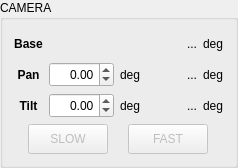
       <widget class="QGroupBox" name="gb_camera">
        <property name="font">
         <font>
          <bold>false</bold>
         </font>
        </property>
        <property name="title">
         <string>CAMERA</string>
        </property>
        <layout class="QVBoxLayout" name="verticalLayout_7">
         <item>
          <layout class="QGridLayout" name="gl_camera_input">
           <item row="2" column="2">
            <widget class="QLabel" name="static_l_camera_tilt_u">
             <property name="sizePolicy">
              <sizepolicy hsizetype="Minimum" vsizetype="Minimum">
               <horstretch>0</horstretch>
               <verstretch>0</verstretch>
              </sizepolicy>
             </property>
             <property name="text">
              <string>deg</string>
             </property>
            </widget>
           </item>
           <item row="1" column="4">
            <widget class="QLabel" name="static_l_actual_camera_pan_u">
             <property name="sizePolicy">
              <sizepolicy hsizetype="Minimum" vsizetype="Minimum">
               <horstretch>0</horstretch>
               <verstretch>0</verstretch>
              </sizepolicy>
             </property>
             <property name="text">
              <string>deg</string>
             </property>
            </widget>
           </item>
           <item row="2" column="0">
            <widget class="QLabel" name="static_l_camera_tilt">
             <property name="font">
              <font>
               <bold>true</bold>
              </font>
             </property>
             <property name="text">
              <string>Tilt</string>
             </property>
             <property name="alignment">
              <set>Qt::AlignmentFlag::AlignCenter</set>
             </property>
            </widget>
           </item>
           <item row="0" column="3">
            <widget class="QLabel" name="l_actual_camera_base">
             <property name="sizePolicy">
              <sizepolicy hsizetype="Fixed" vsizetype="Fixed">
               <horstretch>0</horstretch>
               <verstretch>0</verstretch>
              </sizepolicy>
             </property>
             <property name="minimumSize">
              <size>
               <width>50</width>
               <height>25</height>
              </size>
             </property>
             <property name="maximumSize">
              <size>
               <width>50</width>
               <height>25</height>
              </size>
             </property>
             <property name="text">
              <string>...</string>
             </property>
             <property name="alignment">
              <set>Qt::AlignmentFlag::AlignRight|Qt::AlignmentFlag::AlignTrailing|Qt::AlignmentFlag::AlignVCenter</set>
             </property>
            </widget>
           </item>
           <item row="0" column="4">
            <widget class="QLabel" name="static_l_actual_camera_base_u">
             <property name="sizePolicy">
              <sizepolicy hsizetype="Minimum" vsizetype="Minimum">
               <horstretch>0</horstretch>
               <verstretch>0</verstretch>
              </sizepolicy>
             </property>
             <property name="text">
              <string>deg</string>
             </property>
            </widget>
           </item>
           <item row="2" column="3">
            <widget class="QLabel" name="l_actual_camera_tilt">
             <property name="sizePolicy">
              <sizepolicy hsizetype="Fixed" vsizetype="Fixed">
               <horstretch>0</horstretch>
               <verstretch>0</verstretch>
              </sizepolicy>
             </property>
             <property name="minimumSize">
              <size>
               <width>50</width>
               <height>25</height>
              </size>
             </property>
             <property name="maximumSize">
              <size>
               <width>50</width>
               <height>25</height>
              </size>
             </property>
             <property name="text">
              <string>...</string>
             </property>
             <property name="alignment">
              <set>Qt::AlignmentFlag::AlignRight|Qt::AlignmentFlag::AlignTrailing|Qt::AlignmentFlag::AlignVCenter</set>
             </property>
            </widget>
           </item>
           <item row="1" column="3">
            <widget class="QLabel" name="l_actual_camera_pan">
             <property name="sizePolicy">
              <sizepolicy hsizetype="Fixed" vsizetype="Fixed">
               <horstretch>0</horstretch>
               <verstretch>0</verstretch>
              </sizepolicy>
             </property>
             <property name="minimumSize">
              <size>
               <width>50</width>
               <height>25</height>
              </size>
             </property>
             <property name="maximumSize">
              <size>
               <width>50</width>
               <height>25</height>
              </size>
             </property>
             <property name="text">
              <string>...</string>
             </property>
             <property name="alignment">
              <set>Qt::AlignmentFlag::AlignRight|Qt::AlignmentFlag::AlignTrailing|Qt::AlignmentFlag::AlignVCenter</set>
             </property>
            </widget>
           </item>
           <item row="1" column="1">
            <widget class="QDoubleSpinBox" name="sb_camera_pan">
             <property name="sizePolicy">
              <sizepolicy hsizetype="Fixed" vsizetype="Fixed">
               <horstretch>0</horstretch>
               <verstretch>0</verstretch>
              </sizepolicy>
             </property>
             <property name="minimumSize">
              <size>
               <width>65</width>
               <height>25</height>
              </size>
             </property>
             <property name="maximumSize">
              <size>
               <width>65</width>
               <height>25</height>
              </size>
             </property>
             <property name="statusTip">
              <string>Range: -80,80  |  Interval: 10</string>
             </property>
             <property name="alignment">
              <set>Qt::AlignmentFlag::AlignRight|Qt::AlignmentFlag::AlignTrailing|Qt::AlignmentFlag::AlignVCenter</set>
             </property>
             <property name="minimum">
              <double>-80.000000000000000</double>
             </property>
             <property name="maximum">
              <double>80.000000000000000</double>
             </property>
             <property name="singleStep">
              <double>10.000000000000000</double>
             </property>
            </widget>
           </item>
           <item row="2" column="4">
            <widget class="QLabel" name="static_l_actual_camera_tilt_u">
             <property name="sizePolicy">
              <sizepolicy hsizetype="Minimum" vsizetype="Minimum">
               <horstretch>0</horstretch>
               <verstretch>0</verstretch>
              </sizepolicy>
             </property>
             <property name="text">
              <string>deg</string>
             </property>
            </widget>
           </item>
           <item row="1" column="2">
            <widget class="QLabel" name="static_l_camera_pan_u">
             <property name="sizePolicy">
              <sizepolicy hsizetype="Minimum" vsizetype="Minimum">
               <horstretch>0</horstretch>
               <verstretch>0</verstretch>
              </sizepolicy>
             </property>
             <property name="text">
              <string>deg</string>
             </property>
            </widget>
           </item>
           <item row="2" column="1">
            <widget class="QDoubleSpinBox" name="sb_camera_tilt">
             <property name="sizePolicy">
              <sizepolicy hsizetype="Fixed" vsizetype="Fixed">
               <horstretch>0</horstretch>
               <verstretch>0</verstretch>
              </sizepolicy>
             </property>
             <property name="minimumSize">
              <size>
               <width>65</width>
               <height>25</height>
              </size>
             </property>
             <property name="maximumSize">
              <size>
               <width>65</width>
               <height>25</height>
              </size>
             </property>
             <property name="statusTip">
              <string>Range: -80,80  |  Interval: 10</string>
             </property>
             <property name="alignment">
              <set>Qt::AlignmentFlag::AlignRight|Qt::AlignmentFlag::AlignTrailing|Qt::AlignmentFlag::AlignVCenter</set>
             </property>
             <property name="minimum">
              <double>-80.000000000000000</double>
             </property>
             <property name="maximum">
              <double>80.000000000000000</double>
             </property>
             <property name="singleStep">
              <double>10.000000000000000</double>
             </property>
            </widget>
           </item>
           <item row="0" column="0">
            <widget class="QLabel" name="static_l_camera_base">
             <property name="font">
              <font>
               <bold>true</bold>
              </font>
             </property>
             <property name="text">
              <string>Base</string>
             </property>
             <property name="alignment">
              <set>Qt::AlignmentFlag::AlignCenter</set>
             </property>
            </widget>
           </item>
           <item row="1" column="0">
            <widget class="QLabel" name="static_l_camera_pan">
             <property name="font">
              <font>
               <bold>true</bold>
              </font>
             </property>
             <property name="text">
              <string>Pan</string>
             </property>
             <property name="alignment">
              <set>Qt::AlignmentFlag::AlignCenter</set>
             </property>
            </widget>
           </item>
          </layout>
         </item>
         <item>
          <layout class="QHBoxLayout" name="hl_camera_servo_control">
           <item alignment="Qt::AlignmentFlag::AlignVCenter">
            <widget class="QPushButton" name="pb_camera_slow">
             <property name="enabled">
              <bool>false</bool>
             </property>
             <property name="sizePolicy">
              <sizepolicy hsizetype="Fixed" vsizetype="Fixed">
               <horstretch>0</horstretch>
               <verstretch>0</verstretch>
              </sizepolicy>
             </property>
             <property name="minimumSize">
              <size>
               <width>80</width>
               <height>30</height>
              </size>
             </property>
             <property name="maximumSize">
              <size>
               <width>80</width>
               <height>30</height>
              </size>
             </property>
             <property name="text">
              <string>SLOW</string>
             </property>
            </widget>
           </item>
           <item alignment="Qt::AlignmentFlag::AlignVCenter">
            <widget class="QPushButton" name="pb_camera_fast">
             <property name="enabled">
              <bool>false</bool>
             </property>
             <property name="sizePolicy">
              <sizepolicy hsizetype="Fixed" vsizetype="Fixed">
               <horstretch>0</horstretch>
               <verstretch>0</verstretch>
              </sizepolicy>
             </property>
             <property name="minimumSize">
              <size>
               <width>80</width>
               <height>30</height>
              </size>
             </property>
             <property name="maximumSize">
              <size>
               <width>80</width>
               <height>30</height>
              </size>
             </property>
             <property name="text">
              <string>FAST</string>
             </property>
            </widget>
           </item>
          </layout>
         </item>
        </layout>
       </widget>
